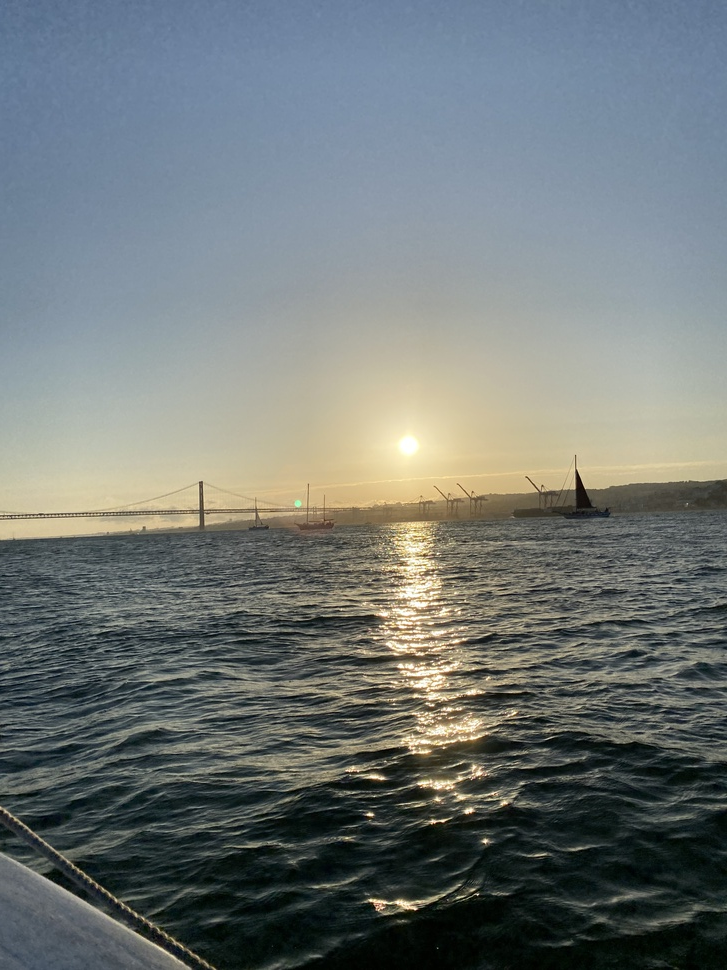
#> input picture backend/sunimage1.jpeg, 727 x 970 px, shrunk from 3024 x 4032 before the run
$ python -i sun.py   (imports and definitions only)
#> lines starting #> are read from the running program, lines starting #| are printed output that depends on the picture; after the words box and inside, x2 and y2 are one past the last pixel; in counts of white or black regions, pixels touching at a corner belong together
import cv2
import numpy as np

def sun_locater(image):
    """
    returns the coordinates of the sun

    :param image: (jpeg) an image where the sun is to be located
    :returns: (int) a tuple, representing the x and y coordinates of the sun
    """
    gray = cv2.cvtColor(image, cv2.COLOR_BGR2GRAY)
    _, thresh = cv2.threshold(gray, 200, 255, cv2.THRESH_BINARY)

    # creates contours
    contours, _ = cv2.findContours(thresh, cv2.RETR_EXTERNAL, cv2.CHAIN_APPROX_NONE)
    largest_contour = max(contours, key=cv2.contourArea)

    # Get the coordinates of the bounding box of the largest contour
    (center_x, center_y), radius = cv2.minEnclosingCircle(largest_contour)

    center_x, center_y = int(center_x), int(center_y)

    # print("Coordinates of the sun: ({}, {})".format(center_x, center_y))
    return center_x, center_y


def find_horizon_line(image):
    # Convert the image to grayscale
    gray_image = cv2.cvtColor(image, cv2.COLOR_BGR2GRAY)

    # Apply Gaussian blur and edge detection (Canny)
    blurred_image = cv2.GaussianBlur(gray_image, (5, 5), 0)
    edges = cv2.Canny(blurred_image, 50, 150)

    # Sum the edges along each row
    row_sums = np.sum(edges, axis=1)

    # Find the row with the maximum edge intensity
    horizon_row = np.argmax(row_sums)

    # Create a line representing the horizon
    horizon_line = [0, horizon_row, image.shape[1], horizon_row]
    # print("Horizon Line:", horizon_line)

    return horizon_line


def draw_horizon_line(image, horizon_line):
    x1, y1, x2, y2 = horizon_line
    cv2.line(image, (x1, y1), (x2, y2), (0, 255, 0), 2)

    # Display the image with the horizon line
    cv2.imshow('Horizon Approximation', image)
    cv2.waitKey(0)
    cv2.destroyAllWindows()


def process_data(image_path):
    # Read the image
#> called with image_path = 'sunimage1.jpeg'
    image = cv2.imread(image_path)
#> image is the input picture: shape (970, 727, 3); mean B, G, R 118.5, 119.2, 112.3

    sun_coordinates = sun_locater(image)
#> in sun_locater, `gray = cv2.cvtColor(image, cv2.COLOR_BGR2GRAY)`:
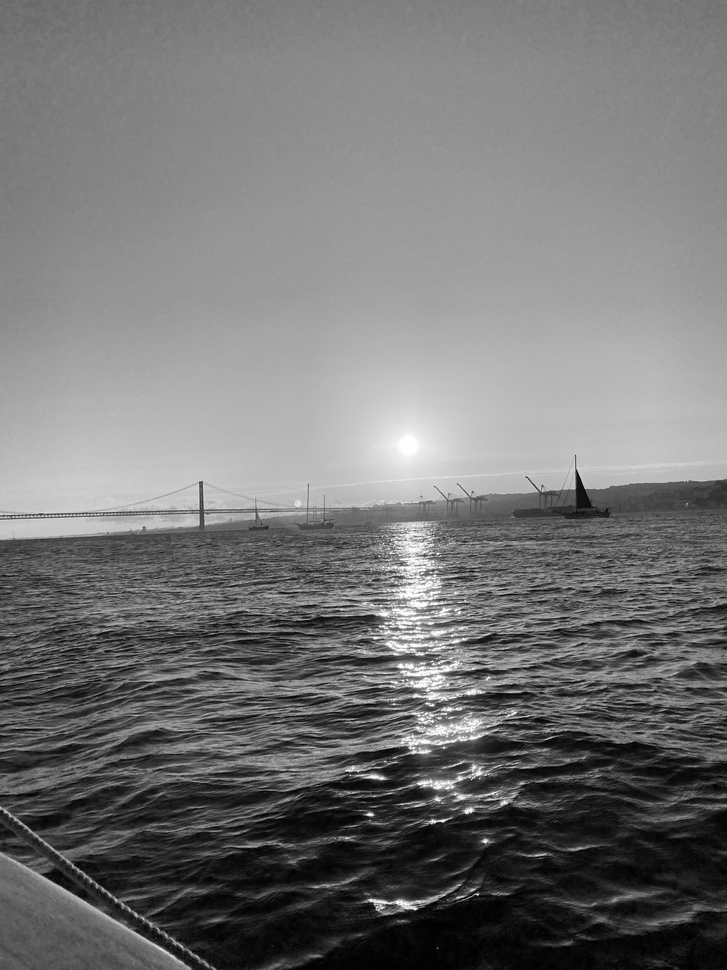
#> gray: shape (970, 727); min 0, max 255, mean 117
#> in sun_locater, `_, thresh = cv2.threshold(gray, 200, 255, cv2.THRESH_BINARY)`:
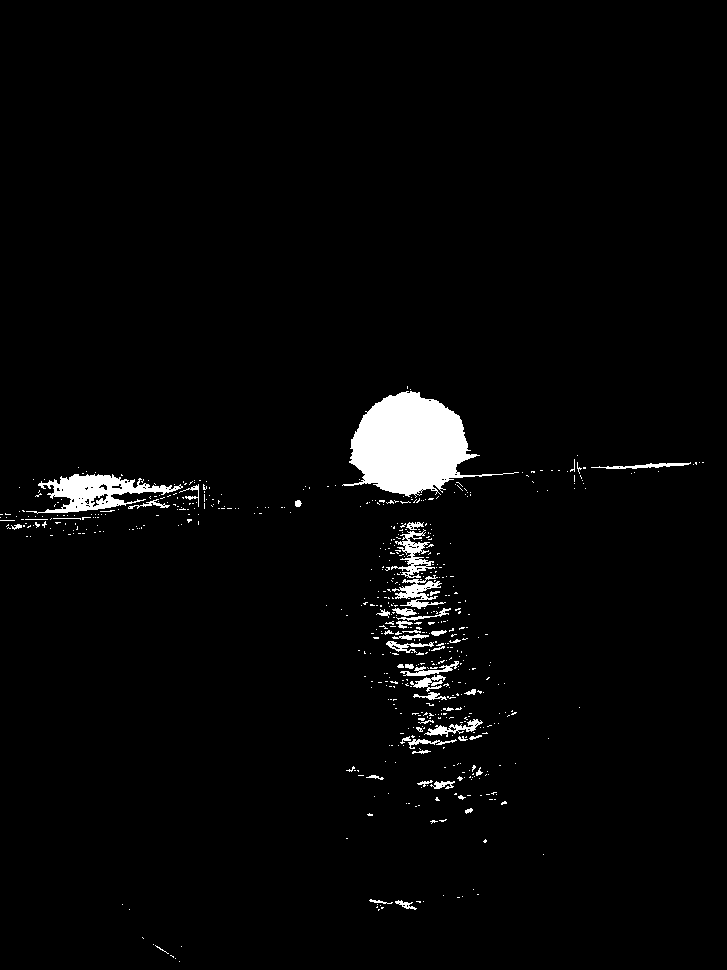
#> thresh: shape (970, 727); 2.6% white; 602 white regions (554 under 20 px)
#> in sun_locater, `contours, _ = cv2.findContours(thresh, cv2.RETR_EXTERNAL, cv2.CHAIN_AP..`: contours = 602 contours, 573 with area under 20; largest, box (x1, y1, x2, y2) and area: (342, 391, 519, 498) 9018, (26, 474, 183, 514) 2455, (391, 529, 435, 578) 581, (392, 575, 446, 609) 518, (424, 719, 483, 737) 276
#> in sun_locater, `largest_contour = max(contours, key=cv2.contourArea)`: largest_contour = contour of 636 points, box (x1, y1, x2, y2) (342, 391, 519, 498), area 9018
#> in sun_locater, `(center_x, center_y), radius = cv2.minEnclosingCircle(largest_contour)`: center_x = 429.5; center_y = 471.6; radius = 88.51
#> in sun_locater, `center_x, center_y = int(center_x), int(center_y)`: center_x = 429; center_y = 471
#> sun_coordinates = (429, 471)
    horizon_line = find_horizon_line(image)
#> in find_horizon_line, `edges = cv2.Canny(blurred_image, 50, 150)`:
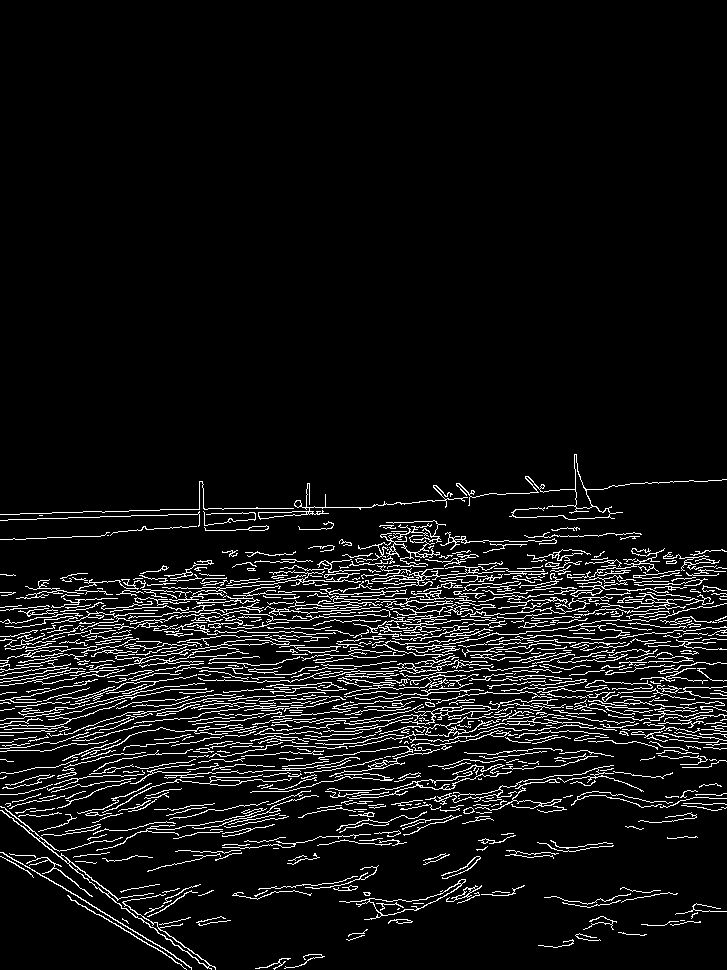
#> edges: shape (970, 727); 7.1% white in thin lines or dots, all inside (x1, y1, x2, y2) = (0, 454, 727, 970)
#> in find_horizon_line, `row_sums = np.sum(edges, axis=1)`: row_sums = 970 values, max 65535 at index 680, min 0 at index 0, mean 13199.8
#> in find_horizon_line, `horizon_row = np.argmax(row_sums)`: horizon_row = 680
#> in find_horizon_line, `horizon_line = [0, horizon_row, image.shape[1], horizon_row]`: horizon_line = [0, 680, 727, 680]
#> horizon_line = [0, 680, 727, 680]

    data = (sun_coordinates[0], sun_coordinates[1])
#> data = (429, 471)

    return data


# Replace with the actual image path
"""
image_path = "src/sunlocater/sunimage1.jpeg"
result = process_data(image_path)
print(result)


print(process_data("src/sunlocater/sunimage1.jpeg"))
"""

>>> result = process_data('sunimage1.jpeg')
#> result = (429, 471)

$ run again, on backend/sunimage2.jpeg
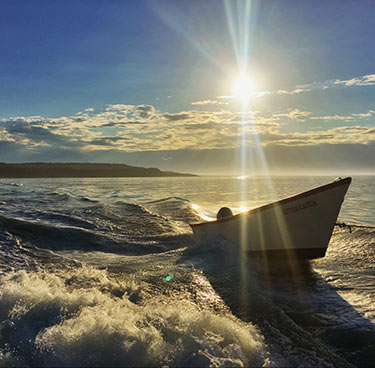
#> input picture backend/sunimage2.jpeg, 375 x 368 px
#> in process_data, image is the input picture: shape (368, 375, 3); mean B, G, R 105.3, 113.9, 112.5
#> in sun_locater, `_, thresh = cv2.threshold(gray, 200, 255, cv2.THRESH_BINARY)`:
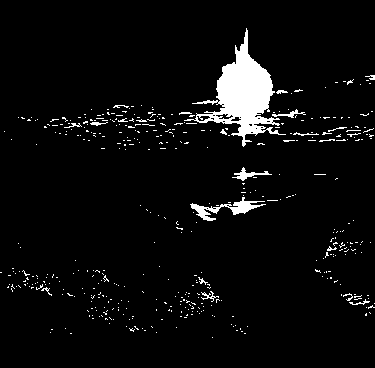
#> thresh: shape (368, 375); 4.7% white; 439 white regions (418 under 20 px)
#> contours = 439 contours, 434 with area under 20; largest, box (x1, y1, x2, y2) and area: (184, 28, 286, 147) 3628, (190, 197, 266, 221) 416, (232, 167, 272, 181) 114, (272, 109, 306, 118) 50, (201, 291, 219, 302) 26
#> largest_contour = contour of 633 points, box (x1, y1, x2, y2) (184, 28, 286, 147), area 3628
#> in sun_locater, `(center_x, center_y), radius = cv2.minEnclosingCircle(largest_contour)`: center_x = 239.6; center_y = 90.55; radius = 62.88
#> in sun_locater, `center_x, center_y = int(center_x), int(center_y)`: center_x = 239; center_y = 90
#> sun_coordinates = (239, 90)
#> in find_horizon_line, `edges = cv2.Canny(blurred_image, 50, 150)`:
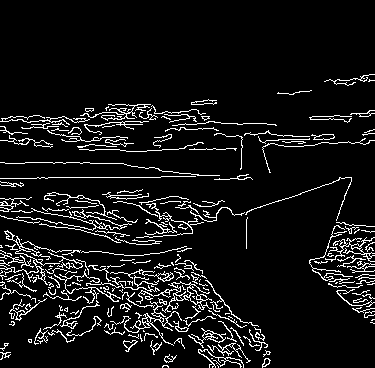
#> edges: shape (368, 375); 8.2% white in thin lines or dots, all inside (x1, y1, x2, y2) = (0, 74, 375, 368)
#> row_sums = 368 values, max 34170 at index 177, min 0 at index 0, mean 7888.4
#> horizon_row = 177
#> in find_horizon_line, `horizon_line = [0, horizon_row, image.shape[1], horizon_row]`: horizon_line = [0, 177, 375, 177]
#> data = (239, 90)
